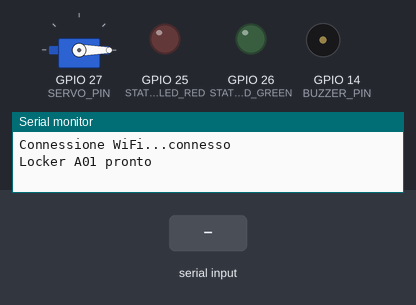
Bench run of a program on a simulated ESP32. On the bench: servo, output pins drawn as LEDs (lit = HIGH), buzzer (waves = sounding, pin HIGH), the last lines printed to the serial monitor. Dashed ring = blinking. The inputs (shaded band) are chosen by the test bench. WiFi joins after 1.5 s; servers stay silent unless stated; uploads are accepted with an empty reply.

Above: at 3.7 s.
3.8 s: "1\n" received over Serial
At 4.07 s:
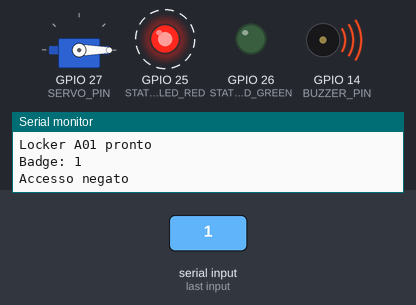
Timing chart, 0 to 6.8 s (numbered marks = the images above; inputs shaded):
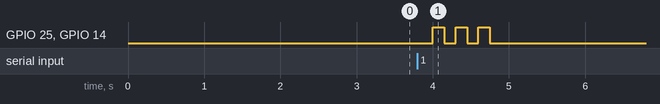

Measured:
- after the input at 3.8 s, GPIO 25 (STATUS_LED_RED), GPIO 14 (BUZZER_PIN): alternates HIGH for 0.15 s and LOW for 0.15 s, 6 changes in all, then stays LOW, starting after 0.20 s

The program:

main.cpp
```cpp
#include <Arduino.h>
#include <Servo.h>
#include <WiFi.h>
#include <HTTPClient.h>
#include <ArduinoJson.h>

#define BUZZER_PIN      14
#define STATUS_LED_GREEN 26
#define STATUS_LED_RED   25
#define SERVO_PIN       27

const char* SSID = "Wokwi-GUEST";
const char* PASSWORD = "";

const char* SUPABASE_URL = "https://pwvbgiwzatwotdqmvilc.supabase.co";
const char* SUPABASE_ANON_KEY = "eyJhbGciOiJIUzI1NiIsInR5cCI6IkpXVCJ9.eyJpc3MiOiJzdXBhYmFzZSIsInJlZiI6InB3dmJnaXd6YXR3b3RkcW12aWxjIiwicm9sZSI6ImFub24iLCJpYXQiOjE3Njk0NDEzODQsImV4cCI6MjA4NTAxNzM4NH0.XPWYYNaWgELlf5kgDLU8vHQjFeNGpDAOnbmlSmqktXA";

#define LOCKER_ID       "A01"
#define UNLOCK_TIME     3000

Servo lockServo;
#define SERVO_CLOSED    0
#define SERVO_OPEN      90

String inputBuffer = "";
bool lockerOpen = false;
unsigned long unlockTime = 0;

// prototipi funzioni
void connectToWiFi();
bool callLockerUnlock(String badgeCode, String& response);
void servoOpen();
void servoClose();
void requestAuthorization(String badgeCode);
void feedbackSuccess();
void feedbackDenied();

void setup() {
  Serial.begin(115200);
  delay(1000);

  pinMode(BUZZER_PIN, OUTPUT);
  pinMode(STATUS_LED_GREEN, OUTPUT);
  pinMode(STATUS_LED_RED, OUTPUT);

  digitalWrite(BUZZER_PIN, LOW);
  digitalWrite(STATUS_LED_GREEN, LOW);
  digitalWrite(STATUS_LED_RED, LOW);

  lockServo.attach(SERVO_PIN);
  lockServo.write(SERVO_CLOSED);

  connectToWiFi();
  Serial.print("Locker ");
  Serial.print(LOCKER_ID);
  Serial.println(" pronto");
}

void loop() {
  // chiudo il servo dopo il timeout
  if (lockerOpen && (millis() - unlockTime > UNLOCK_TIME)) {
    servoClose();
    lockerOpen = false;
    digitalWrite(STATUS_LED_GREEN, LOW);
  }

  while (Serial.available()) {
    char c = Serial.read();
    if (c == '\n' || c == '\r') {
      inputBuffer.trim();
      if (inputBuffer.length() == 0) continue;

      String userId = inputBuffer;
      inputBuffer = "";

      Serial.print("Badge: ");
      Serial.println(userId);

      requestAuthorization(userId);

    } else {
      inputBuffer += c;
    }
  }
}

void connectToWiFi() {
  Serial.print("Connessione WiFi...");

  WiFi.mode(WIFI_STA);
  WiFi.begin(SSID, PASSWORD);

  int timeout = 0;
  while (WiFi.status() != WL_CONNECTED && timeout < 20) {
    delay(500);
    timeout++;
  }

  if (WiFi.status() == WL_CONNECTED) {
    Serial.println("connesso");
  } else {
    Serial.println("fallito");
  }
}

bool callLockerUnlock(String badgeCode, String& response) {
  if (WiFi.status() != WL_CONNECTED) {
    Serial.println("Errore: WiFi non connesso");
    return false;
  }

  HTTPClient http;
  String url = String(SUPABASE_URL) + "/rest/v1/rpc/locker_unlock";

  http.begin(url);
  http.addHeader("Content-Type", "application/json");
  http.addHeader("apikey", SUPABASE_ANON_KEY);
  http.addHeader("Authorization", String("Bearer ") + SUPABASE_ANON_KEY);

  JsonDocument doc;
  doc["p_badge_uid"] = badgeCode;
  doc["p_locker_numero"] = LOCKER_ID;
  doc["p_metodo"] = "nfc";

  String body;
  serializeJson(doc, body);

  int httpCode = http.POST(body);

  bool success = false;
  if (httpCode > 0) {
    response = http.getString();

    JsonDocument respDoc;
    if (!deserializeJson(respDoc, response)) {
      JsonObject resp = respDoc.as<JsonObject>();
      success = resp["success"] | false;
    }
  } else {
    Serial.print("Errore HTTP ");
    Serial.println(httpCode);
  }

  http.end();
  return success;
}

void requestAuthorization(String badgeCode) {
  String response = "";
  bool authorized = callLockerUnlock(badgeCode, response);

  if (authorized) {
    Serial.println("Autorizzato");
    Serial.println(response);
    feedbackSuccess();
    servoOpen();
    lockerOpen = true;
    unlockTime = millis();
    digitalWrite(STATUS_LED_GREEN, HIGH);
  } else {
    Serial.println("Accesso negato");
    Serial.println(response);
    feedbackDenied();
  }
}

void servoOpen() {
  lockServo.write(SERVO_OPEN);
}

void servoClose() {
  lockServo.write(SERVO_CLOSED);
}

void feedbackSuccess() {
  digitalWrite(STATUS_LED_GREEN, HIGH);
  digitalWrite(BUZZER_PIN, HIGH);
  delay(800);
  digitalWrite(BUZZER_PIN, LOW);
}

void feedbackDenied() {
  for (int i = 0; i < 3; i++) {
    digitalWrite(STATUS_LED_RED, HIGH);
    digitalWrite(BUZZER_PIN, HIGH);
    delay(150);
    digitalWrite(BUZZER_PIN, LOW);
    digitalWrite(STATUS_LED_RED, LOW);
    delay(150);
  }
}
```
